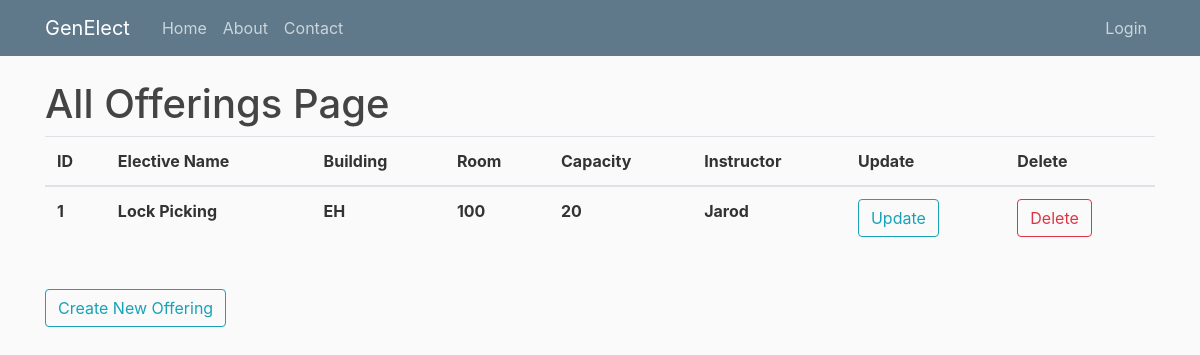
The app's page /allofferings with its own data.
### genElect/models.py (models this page shows)
class Base(db.Model):
    __abstract__ = True
    id = db.Column(db.Integer, primary_key=True, autoincrement=True)
    date_created = db.Column(db.DateTime, default=db.func.current_timestamp())
    date_modified = db.Column(db.DateTime, default=db.func.current_timestamp(),
            onupdate=db.func.current_timestamp())

class Offerings(Base):
    __tablename__ = 'offerings'
    day = db.Column(db.Date)
    period_start = db.Column(db.Integer)
    period_length = db.Column(db.Integer)
    building = db.Column(db.String(100))
    room = db.Column(db.String(100))
    instructor = db.Column(db.String(100))
    capacity = db.Column(db.Integer)
    elective_id = db.Column(db.Integer, db.ForeignKey('electives.id'), nullable=False)
    registrations = db.relationship('Registrations', backref='offering', lazy=True)

class Electives(Base):
    __tablename__ = 'electives'
    name = db.Column(db.String(100))
    description = db.Column(db.String(500))
    prerequisites = db.Column(db.String(500))
    offerings = db.relationship('Offerings', backref='elective', lazy=True)

### genElect/__init__.py (the view)
@app.route("/allofferings")
def allofferings():
    offerings = Offerings.query.all()
    return render_template('allofferings.html', offerings=offerings, title="Offerings")

### genElect/templates/allofferings.html
{% extends "layout.html" %}
{% block content %}
    <h1>All Offerings Page</h1>
	<table class="table">
	  <thead>
	    <tr>
	      <th scope="col">ID</th>
	      <th scope="col">Elective Name</th>
	      <th scope="col">Building</th>
	      <th scope="col">Room</th>
	      <th scope="col">Capacity</th>
	      <th scope="col">Instructor</th>
	      <th scope="col">Update</th>
	      <th scope="col">Delete</th>
	    </tr>
	  </thead>
	  <tbody>
	  	{% for offering in offerings %}
	    <tr>
	      <th scope="row">{{offering.id}}</th>
	      <th scope="row">{{offering.elective.name}}</th>
	      <th scope="row">{{offering.building}}</th>
	      <th scope="row">{{offering.room}}</th>
	      <th scope="row">{{offering.capacity}}</th>
	      <th scope="row">{{offering.instructor}}</th>
	      <th scope="row"><button type="button" onclick="window.location.href = '/editoffering/{{offering.id}}'" class="btn btn-outline-info">Update</button></th>
	      <th scope="row"><button type="button" onclick="window.location.href = 'deleteoffering/{{offering.id}}'" class="btn btn-outline-danger">Delete</button></th>
	    </tr>
	    {% endfor %}
	  </tbody>
	</table>
    <br>
    <button type="button" onclick="window.location.href = '/createoffering'" class="btn btn-outline-info">Create New Offering</button>
{% endblock content %}

### genElect/static/main.css (style rules this page uses)
body { background: #fafafa; color: #333333; margin-top: 5rem; }
h1, h2, h3, h4, h5, h6 { color: #444444; }

### records on screen
Offerings: id "1", elective.name "Lock Picking", building "EH", room "100", capacity "20", instructor "Jarod"
